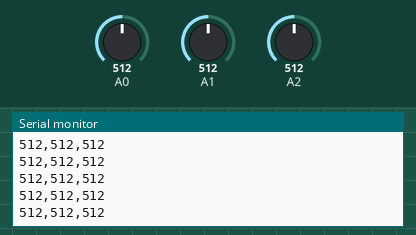
The sketch below on a simulated Arduino Uno, built with avr-gcc and run on an emulated ATmega328P. Shown: the last lines printed to the serial monitor. The inputs (shaded band) are chosen by the test bench; at power-on: A0 = 512, A1 = 512, A2 = 512. Storage starts empty.

Above: at 1.2 s.
1.3 s: A0 set to 983
At 2.2 s:
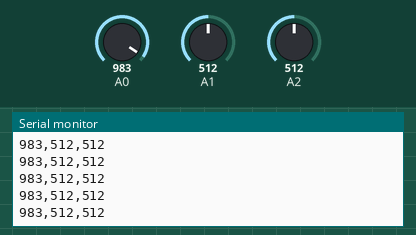
4.3 s: A0 set to 1012
At 5.3 s:
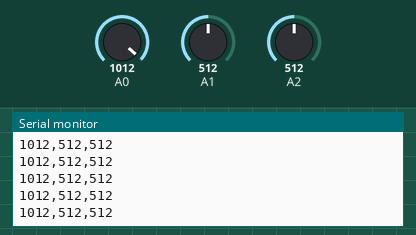
Timing chart, 0 to 7.3 s (numbered marks = the images above; inputs shaded):
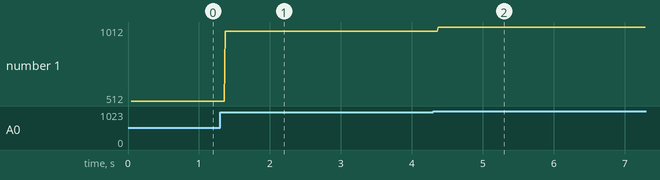

Measured:
- after the input at 1.3 s, the serial monitor: prints a new line after 0.07 s (image 1)
- after the input at 4.3 s, the serial monitor: prints a new line after 0.07 s (image 2)
- plotted number 1: 512 → 983 after the input at 1.3 s, 983 → 1012 after the input at 4.3 s

The sketch:

shieldsdcard.ino
```cpp
/* Este código grava dados de 3 sensores diferentes em um mesmo SD card, o máximo que o Arduino consegue coletar por shield/cartão. */

#include <SPI.h>
#include <SD.h>

const int chipSelect = 10;

void setup() {
  Serial.begin(9600);


  Serial.print("Inicializando sd card...");

  // checar se o cartão está presente
  if (!SD.begin(chipSelect)) {
    Serial.println("sd card falhando ou não presente");
    return;
  }
  Serial.println("sd card inicializado");
}

void loop() {
  String dataString = "";

  // leitura de dados de três sensores (máximo permitido)
  for (int analogPin = 0; analogPin < 3; analogPin++) {
    int sensor = analogRead(analogPin);
    dataString += String(sensor);
    if (analogPin < 2) {
      dataString += ",";
    }
  }

  // abra o arquivo
  // apenas 1 arquivo pode ser aberto por vez
  // por isso é preciso fechar um antes de abrir o próximo
  File dataFile = SD.open("datalog.txt", FILE_WRITE);

  // se o arquivo está disponível, escrever:
  if (dataFile) {
    dataFile.println(dataString);
    dataFile.close();
    // mostrar dados no serial monitor também
    Serial.println(dataString);
  }
  // se o arquivo não está aberto, gerar mensagem de erro
  else {
    Serial.println("erro ao abrir datalog.txt");
  }
}
```
